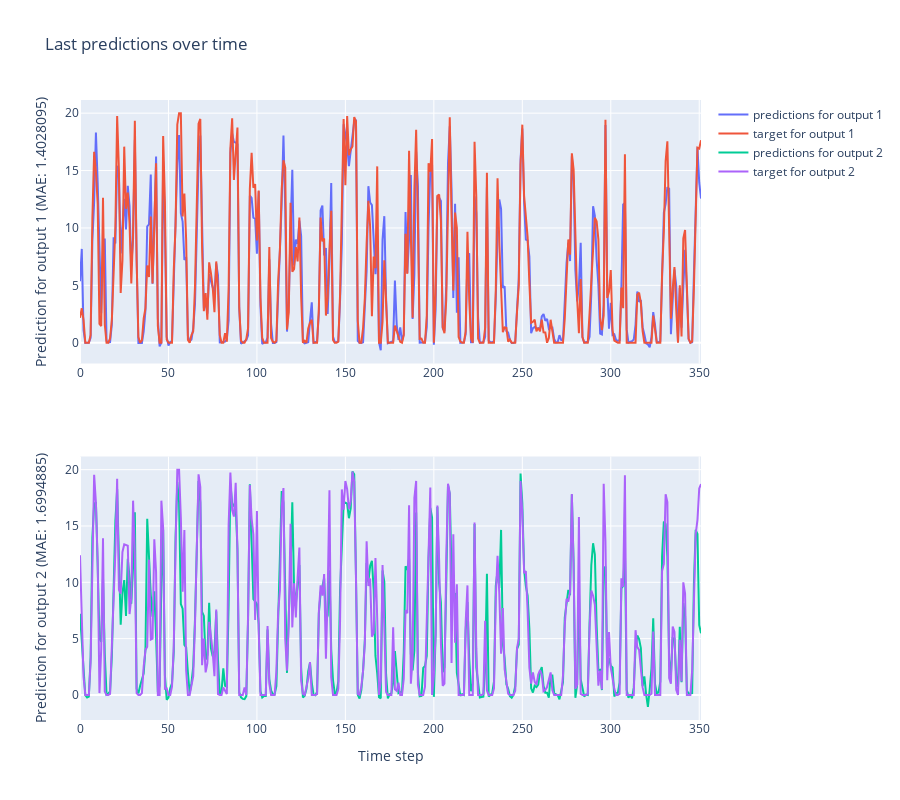

Notebook code for this chart:
### Code cell
#test whole dataset
full = TrafficDataset(seq_len=6, exclude_timestamps=timestamps, freqency="1h", predict_hour=1, inc=2)

# Create a DataLoader
dataloader2 = DataLoader(full, batch_size=1, num_workers=0)

predictions = [] 
ys = []   
with torch.no_grad():
    for x, y in dataloader2:
        # Append only the last prediction of each sequence
        predictions.append(ltc_model(x)[0].numpy()[:, -1, :])
        # print(y.shape)
        # print(ltc_model(x)[0].numpy().shape)

        ys.append(y.numpy()[:, -1, :])

predictions = np.concatenate(predictions, axis=0)
ys = np.concatenate(ys, axis=0)

# Plot the predictions using plotly
import plotly.graph_objects as go

from sklearn.metrics import mean_absolute_error
#remove 3 rd dimension in ys but keep 4th
print(ys.shape)
print(predictions.shape)
ys = ys.reshape(ys.shape[0], -1)  # reshape to (352, 2)

# Compute the MAE for both output variables
mae_1 = mean_absolute_error(ys[:, 0], predictions[:, 0])
mae_2 = mean_absolute_error(ys[:, 1], predictions[:, 1])
print("Mean Absolute Error for output 1:", mae_1)
print("Mean Absolute Error for output 2:", mae_2)

#import make_subplots
from plotly.subplots import make_subplots


fig = make_subplots(rows=2, cols=1)

fig.add_trace(go.Scatter(y=predictions[:, 0],
                    mode='lines',
                    name='predictions for output 1'), row=1, col=1)
fig.add_trace(go.Scatter(y=ys[:, 0],
                    mode='lines',
                    name='target for output 1'), row=1, col=1)

fig.add_trace(go.Scatter(y=predictions[:, 1],
                    mode='lines',
                    name='predictions for output 2'), row=2, col=1)
fig.add_trace(go.Scatter(y=ys[:, 1],
                    mode='lines',
                    name='target for output 2'), row=2, col=1)

fig.update_layout(
    title='Last predictions over time',
    height=800
)

fig.update_yaxes(title_text="Prediction for output 1 (MAE: " + str(mae_1) + ")", row=1, col=1)
fig.update_yaxes(title_text="Prediction for output 2 (MAE: " + str(mae_2) + ")", row=2, col=1)

fig.update_xaxes(title_text="Time step", row=2, col=1)

fig.show()

### Figure 1 — Plotly figure (JSON) as saved in the notebook; plotly's stock layout.template omitted (floating-point values rounded to 4 significant figures; data arrays with more than 128 entries replaced by an {"elided": "..."} marker saying what was removed)
{"data": [{"mode": "lines", "name": "predictions for output 1", "type": "scatter", "xaxis": "x", "y": {"elided": "352 float values"}, "yaxis": "y"}, {"mode": "lines", "name": "target for output 1", "type": "scatter", "xaxis": "x", "y": {"elided": "352 float values"}, "yaxis": "y"}, {"mode": "lines", "name": "predictions for output 2", "type": "scatter", "xaxis": "x2", "y": {"elided": "352 float values"}, "yaxis": "y2"}, {"mode": "lines", "name": "target for output 2", "type": "scatter", "xaxis": "x2", "y": {"elided": "352 float values"}, "yaxis": "y2"}], "layout": {"height": 800, "title": {"text": "Last predictions over time"}, "xaxis": {"anchor": "y", "domain": [0, 1]}, "xaxis2": {"anchor": "y2", "domain": [0, 1], "title": {"text": "Time step"}}, "yaxis": {"anchor": "x", "domain": [0.575, 1], "title": {"text": "Prediction for output 1 (MAE: 1.4028095)"}}, "yaxis2": {"anchor": "x2", "domain": [0, 0.425], "title": {"text": "Prediction for output 2 (MAE: 1.6994885)"}}}}
